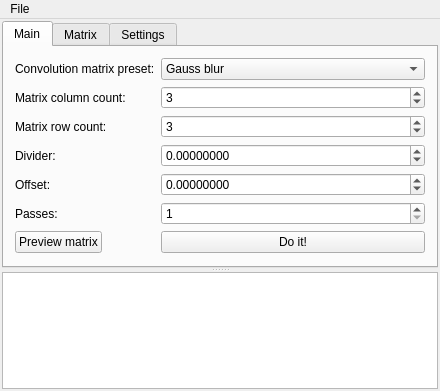
<?xml version="1.0" encoding="UTF-8"?>
<ui version="4.0">
 <class>MainWindow</class>
 <widget class="QMainWindow" name="MainWindow">
  <property name="geometry">
   <rect>
    <x>0</x>
    <y>0</y>
    <width>440</width>
    <height>391</height>
   </rect>
  </property>
  <property name="windowTitle">
   <string>Convolution image processing</string>
  </property>
  <widget class="QWidget" name="centralWidget">
   <layout class="QVBoxLayout" name="verticalLayout">
    <property name="leftMargin">
     <number>2</number>
    </property>
    <property name="topMargin">
     <number>2</number>
    </property>
    <property name="rightMargin">
     <number>2</number>
    </property>
    <property name="bottomMargin">
     <number>2</number>
    </property>
    <item>
     <widget class="QSplitter" name="splitter">
      <property name="lineWidth">
       <number>1</number>
      </property>
      <property name="midLineWidth">
       <number>0</number>
      </property>
      <property name="orientation">
       <enum>Qt::Vertical</enum>
      </property>
      <property name="handleWidth">
       <number>4</number>
      </property>
      <widget class="QTabWidget" name="tabWidget">
       <property name="currentIndex">
        <number>0</number>
       </property>
       <widget class="QWidget" name="tab">
        <attribute name="title">
         <string>Main</string>
        </attribute>
        <layout class="QFormLayout" name="formLayout">
         <property name="labelAlignment">
          <set>Qt::AlignLeading|Qt::AlignLeft|Qt::AlignVCenter</set>
         </property>
         <item row="0" column="0">
          <widget class="QLabel" name="label">
           <property name="text">
            <string>Convolution matrix preset:</string>
           </property>
          </widget>
         </item>
         <item row="0" column="1">
          <widget class="QComboBox" name="preset_comboBox">
           <property name="sizePolicy">
            <sizepolicy hsizetype="Expanding" vsizetype="Fixed">
             <horstretch>0</horstretch>
             <verstretch>0</verstretch>
            </sizepolicy>
           </property>
           <item>
            <property name="text">
             <string>Gauss blur</string>
            </property>
           </item>
           <item>
            <property name="text">
             <string>Box blur</string>
            </property>
           </item>
           <item>
            <property name="text">
             <string>Edge enhance</string>
            </property>
           </item>
           <item>
            <property name="text">
             <string>Sharpen</string>
            </property>
           </item>
           <item>
            <property name="text">
             <string>Edge detect</string>
            </property>
           </item>
           <item>
            <property name="text">
             <string>Emboss</string>
            </property>
           </item>
           <item>
            <property name="text">
             <string>Custom</string>
            </property>
           </item>
          </widget>
         </item>
         <item row="1" column="0">
          <widget class="QLabel" name="label_2">
           <property name="text">
            <string>Matrix column count:</string>
           </property>
          </widget>
         </item>
         <item row="1" column="1">
          <widget class="QSpinBox" name="column_spinBox">
           <property name="sizePolicy">
            <sizepolicy hsizetype="Expanding" vsizetype="Fixed">
             <horstretch>0</horstretch>
             <verstretch>0</verstretch>
            </sizepolicy>
           </property>
           <property name="minimum">
            <number>1</number>
           </property>
           <property name="maximum">
            <number>100500</number>
           </property>
           <property name="value">
            <number>3</number>
           </property>
          </widget>
         </item>
         <item row="2" column="0">
          <widget class="QLabel" name="label_3">
           <property name="text">
            <string>Matrix row count:</string>
           </property>
          </widget>
         </item>
         <item row="2" column="1">
          <widget class="QSpinBox" name="row_spinBox">
           <property name="sizePolicy">
            <sizepolicy hsizetype="Expanding" vsizetype="Fixed">
             <horstretch>0</horstretch>
             <verstretch>0</verstretch>
            </sizepolicy>
           </property>
           <property name="minimum">
            <number>1</number>
           </property>
           <property name="maximum">
            <number>100500</number>
           </property>
           <property name="value">
            <number>3</number>
           </property>
          </widget>
         </item>
         <item row="6" column="0">
          <widget class="QPushButton" name="genMatrix_button">
           <property name="sizePolicy">
            <sizepolicy hsizetype="Expanding" vsizetype="Fixed">
             <horstretch>0</horstretch>
             <verstretch>0</verstretch>
            </sizepolicy>
           </property>
           <property name="text">
            <string>Preview matrix</string>
           </property>
          </widget>
         </item>
         <item row="6" column="1">
          <widget class="QPushButton" name="doit_button">
           <property name="sizePolicy">
            <sizepolicy hsizetype="Expanding" vsizetype="Fixed">
             <horstretch>0</horstretch>
             <verstretch>0</verstretch>
            </sizepolicy>
           </property>
           <property name="text">
            <string>Do it!</string>
           </property>
          </widget>
         </item>
         <item row="3" column="0">
          <widget class="QLabel" name="label_4">
           <property name="text">
            <string>Divider:</string>
           </property>
          </widget>
         </item>
         <item row="4" column="0">
          <widget class="QLabel" name="label_5">
           <property name="text">
            <string>Offset:</string>
           </property>
          </widget>
         </item>
         <item row="3" column="1">
          <widget class="QDoubleSpinBox" name="divisor_spinBox">
           <property name="sizePolicy">
            <sizepolicy hsizetype="Expanding" vsizetype="Fixed">
             <horstretch>0</horstretch>
             <verstretch>0</verstretch>
            </sizepolicy>
           </property>
           <property name="decimals">
            <number>8</number>
           </property>
           <property name="minimum">
            <double>-100500.000000000000000</double>
           </property>
           <property name="maximum">
            <double>100500.000000000000000</double>
           </property>
          </widget>
         </item>
         <item row="4" column="1">
          <widget class="QDoubleSpinBox" name="offset_spinBox">
           <property name="sizePolicy">
            <sizepolicy hsizetype="Expanding" vsizetype="Fixed">
             <horstretch>0</horstretch>
             <verstretch>0</verstretch>
            </sizepolicy>
           </property>
           <property name="decimals">
            <number>8</number>
           </property>
           <property name="minimum">
            <double>-100500.000000000000000</double>
           </property>
           <property name="maximum">
            <double>100500.000000000000000</double>
           </property>
          </widget>
         </item>
         <item row="5" column="0">
          <widget class="QLabel" name="label_7">
           <property name="sizePolicy">
            <sizepolicy hsizetype="Minimum" vsizetype="Preferred">
             <horstretch>0</horstretch>
             <verstretch>0</verstretch>
            </sizepolicy>
           </property>
           <property name="text">
            <string>Passes:</string>
           </property>
          </widget>
         </item>
         <item row="5" column="1">
          <widget class="QSpinBox" name="passes_spinBox">
           <property name="sizePolicy">
            <sizepolicy hsizetype="Expanding" vsizetype="Fixed">
             <horstretch>0</horstretch>
             <verstretch>0</verstretch>
            </sizepolicy>
           </property>
           <property name="minimum">
            <number>1</number>
           </property>
           <property name="maximum">
            <number>100500</number>
           </property>
          </widget>
         </item>
        </layout>
       </widget>
       <widget class="QWidget" name="tab_2">
        <attribute name="title">
         <string>Matrix</string>
        </attribute>
        <layout class="QHBoxLayout" name="horizontalLayout">
         <property name="leftMargin">
          <number>0</number>
         </property>
         <property name="topMargin">
          <number>0</number>
         </property>
         <property name="rightMargin">
          <number>0</number>
         </property>
         <property name="bottomMargin">
          <number>0</number>
         </property>
         <item>
          <widget class="QTableWidget" name="matrix_table"/>
         </item>
        </layout>
       </widget>
       <widget class="QWidget" name="tab_3">
        <attribute name="title">
         <string>Settings</string>
        </attribute>
        <layout class="QFormLayout" name="formLayout_2">
         <item row="0" column="0">
          <widget class="QLabel" name="label_6">
           <property name="text">
            <string>Thread number: </string>
           </property>
          </widget>
         </item>
         <item row="0" column="1">
          <widget class="QSpinBox" name="thread_spinBox">
           <property name="sizePolicy">
            <sizepolicy hsizetype="Expanding" vsizetype="Fixed">
             <horstretch>0</horstretch>
             <verstretch>0</verstretch>
            </sizepolicy>
           </property>
           <property name="minimum">
            <number>1</number>
           </property>
           <property name="maximum">
            <number>100500</number>
           </property>
           <property name="value">
            <number>2</number>
           </property>
          </widget>
         </item>
         <item row="1" column="1">
          <widget class="QPushButton" name="pushButton">
           <property name="sizePolicy">
            <sizepolicy hsizetype="Expanding" vsizetype="Fixed">
             <horstretch>0</horstretch>
             <verstretch>0</verstretch>
            </sizepolicy>
           </property>
           <property name="text">
            <string>Clear logs</string>
           </property>
          </widget>
         </item>
        </layout>
       </widget>
      </widget>
      <widget class="QTextEdit" name="logview">
       <property name="readOnly">
        <bool>true</bool>
       </property>
      </widget>
     </widget>
    </item>
   </layout>
  </widget>
  <widget class="QMenuBar" name="menuBar">
   <property name="geometry">
    <rect>
     <x>0</x>
     <y>0</y>
     <width>440</width>
     <height>20</height>
    </rect>
   </property>
   <widget class="QMenu" name="menuFile">
    <property name="title">
     <string>File</string>
    </property>
    <addaction name="actionSave_image"/>
    <addaction name="actionOpen"/>
    <addaction name="actionSave_matrix"/>
    <addaction name="actionOpen_matrix"/>
    <addaction name="separator"/>
    <addaction name="actionExit"/>
   </widget>
   <addaction name="menuFile"/>
  </widget>
  <action name="actionOpen">
   <property name="text">
    <string>Open image...</string>
   </property>
   <property name="shortcut">
    <string>Ctrl+O</string>
   </property>
  </action>
  <action name="actionOpen_matrix">
   <property name="text">
    <string>Open matrix...</string>
   </property>
  </action>
  <action name="actionSave_matrix">
   <property name="text">
    <string>Save matrix...</string>
   </property>
  </action>
  <action name="actionExit">
   <property name="text">
    <string>Exit</string>
   </property>
  </action>
  <action name="actionSave_image">
   <property name="text">
    <string>Save image...</string>
   </property>
   <property name="shortcut">
    <string>Ctrl+S</string>
   </property>
  </action>
 </widget>
 <layoutdefault spacing="6" margin="11"/>
 <tabstops>
  <tabstop>tabWidget</tabstop>
  <tabstop>preset_comboBox</tabstop>
  <tabstop>column_spinBox</tabstop>
  <tabstop>row_spinBox</tabstop>
  <tabstop>divisor_spinBox</tabstop>
  <tabstop>offset_spinBox</tabstop>
  <tabstop>passes_spinBox</tabstop>
  <tabstop>genMatrix_button</tabstop>
  <tabstop>doit_button</tabstop>
  <tabstop>logview</tabstop>
  <tabstop>thread_spinBox</tabstop>
  <tabstop>pushButton</tabstop>
  <tabstop>matrix_table</tabstop>
 </tabstops>
 <resources/>
 <connections/>
</ui>
